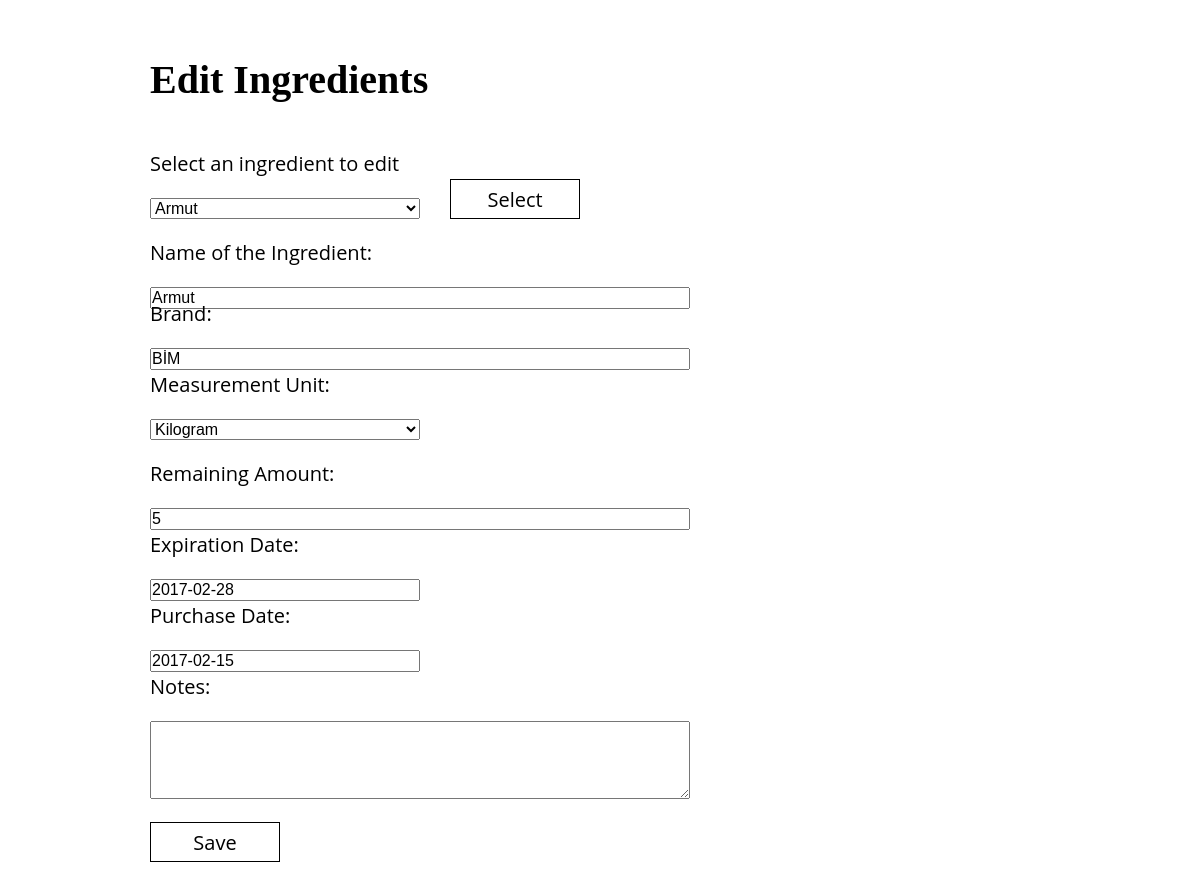
The app's page /modify_ingredients_edit.php?ingredient=3 with its own data.
### tables this page shows
CREATE TABLE IF NOT EXISTS `ingredients` (
  `ingredient_id` int(100) NOT NULL AUTO_INCREMENT,
  `user_id` int(50) NOT NULL,
  `ingredient_name` varchar(100) NOT NULL,
  `ingredient_brand` varchar(100) NOT NULL,
  `ingredient_amount` varchar(100) NOT NULL,
  `ingredient_amount_unit` varchar(100) NOT NULL,
  `ingredient_expiration_date` date NOT NULL,
  `ingredient_purchase_date` date NOT NULL,
  `ingredient_note` varchar(1000) NOT NULL,
  PRIMARY KEY (`ingredient_id`),
  KEY `user_id` (`user_id`)
);

### modify_ingredients_edit.php (the view, shortened to what this page needs)
<?PHP
	$selected = FALSE;
	$requested_ingredient_id = htmlspecialchars($_GET["ingredient"]);
	if($requested_ingredient_id > 0){
		$selected_ingredient_id = $requested_ingredient_id;
		$sql = "SELECT * FROM ingredients WHERE ingredient_id = '$selected_ingredient_id'";
		$query = mysql_query($sql);
		while($row = mysql_fetch_row($query)){
			$ingredient_name = $row[2];
			$ingredient_brand = $row[3];
			$ingredient_amount = $row[4];
			$ingredient_amount_unit = $row[5];
			$ingredient_expiration_date = $row[6];
			$ingredient_purchase_date = $row[7];
			$ingredient_note = $row[8];
		}
		$selected = TRUE;
	}
?>
<head>
<link rel="stylesheet" href="/css/modify_ingredients_edit.css">
<link rel="stylesheet" href="//code.jquery.com/ui/1.12.1/themes/base/jquery-ui.css">
</head>
<body>
<div id="primaryContainer" class="primaryContainer clearfix">
	<div id="modify_ingredients_edit" class="clearfix">
		<p id="modify_ingredients_edit_text">
		Edit Ingredients
		</p>
		<form name="select" action="" method="post" autocomplete="off">
			<label id="select_ingeredient_group">
				<p id="select_ingeredient_text">
				Select an ingredient to edit
				</p>
				<select id="select_ingeredient_drop_down" type="select" name="selected_ingredient">
					<?PHP
						$sql = "SELECT ingredient_name, ingredient_id FROM ingredients";
						$query = mysql_query($sql);
						while($row = mysql_fetch_row($query)){
							echo " <option value='";
							echo $row[1];
							echo "'>";
							echo $row[0];
							echo "</option>";
						}
					?>
				</select>
			</label>
			<input id="select_ingeredient_button" type="submit" name="submit" value="Select"></input>
		</form>
		<form name="save" action="" method="post" autocomplete="off">
			<label id="ingredient_name_group">
				<p id="ingredient_name_text">
				Name of the Ingredient&#x3a;
				</p>
				<input id="ingredient_name_input" type="text" value="<?PHP echo $ingredient_name; ?>" name="ingredient_name" required="required"></input>
			</label>
			<label id="ingredient_brand_group">
				<p id="ingredient_brand_text">
				Brand&#x3a;<br />
				</p>
				<input id="ingredient_brand_input" type="text" value="<?PHP echo $ingredient_brand; ?>" name="ingredient_brand"></input>
			</label>
			<label id="ingredient_unit_group">
				<p id="ingredient_unit_text">
				Measurement Unit&#x3a;
				</p>
				<select id="ingredient_unit_drop_down" type="select" name="ingredient_amount_unit">
					<option value="Kilogram" <?PHP if($ingredient_amount_unit == "Kilogram") { echo "selected='yes'"; } ?> >Kilogram</option>
				</select>
			</label>
			<label id="ingredient_remaining_group">
				<p id="ingredient_unit_text1">
				Remaining Amount&#x3a;<br />
				</p>
				<input id="ingredient_unit_input" type="text" value="<?PHP echo $ingredient_amount; ?>" name="ingredient_amount"></input>
			</label>
			<label id="ingredient_expiration_group">
				<p id="ingredient_expiration_text">
				Expiration Date&#x3a;
				</p>
				<input id="ingredient_expiration_input" type="text" value="<?PHP echo $ingredient_expiration_date; ?>" name="ingredient_expiration_date"></input>
			</label>
			<label id="ingredient_expiration_group">
				<p id="ingredient_expiration_text">
				Purchase Date&#x3a;
				</p>
				<input id="ingredient_expiration_input1" type="text" value="<?PHP echo $ingredient_purchase_date; ?>" name="ingredient_purchase_date"></input>
			</label>
			<label id="ingredient_notes_group">
				<p id="ingredient_notes_text">
				Notes&#x3a;<br />
				</p>
				<textarea id="ingredient_notes_input" name="ingredient_note"><?PHP echo $ingredient_note; ?></textarea>
			</label>
			<input id="save_button" type="submit" name="submit2" value="Save" <?PHP if($selected == FALSE){ echo "disabled='disabled'";} ?>></input>
		</form>
	</div>
</div>
</body>

### records on screen
ingredients: ingredient_name "Armut", ingredient_brand "BİM", ingredient_amount_unit "Kilogram", ingredient_amount "5", ingredient_expiration_date "2017-02-28", ingredient_purchase_date "2017-02-15"

### other values on screen
form field selected_ingredient "Armut"
